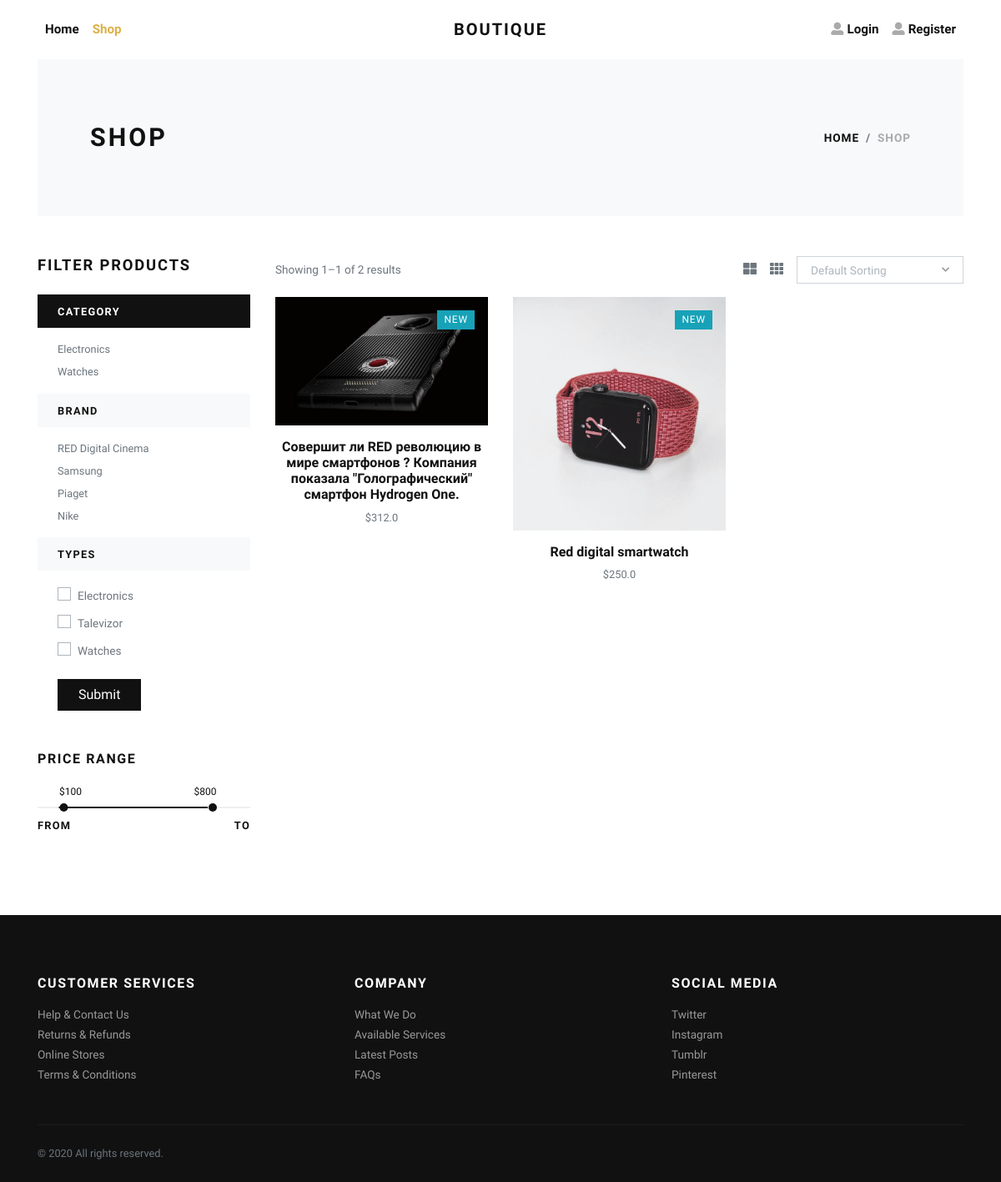
/shop/?type=1, run on an earlier commit of the app's database.
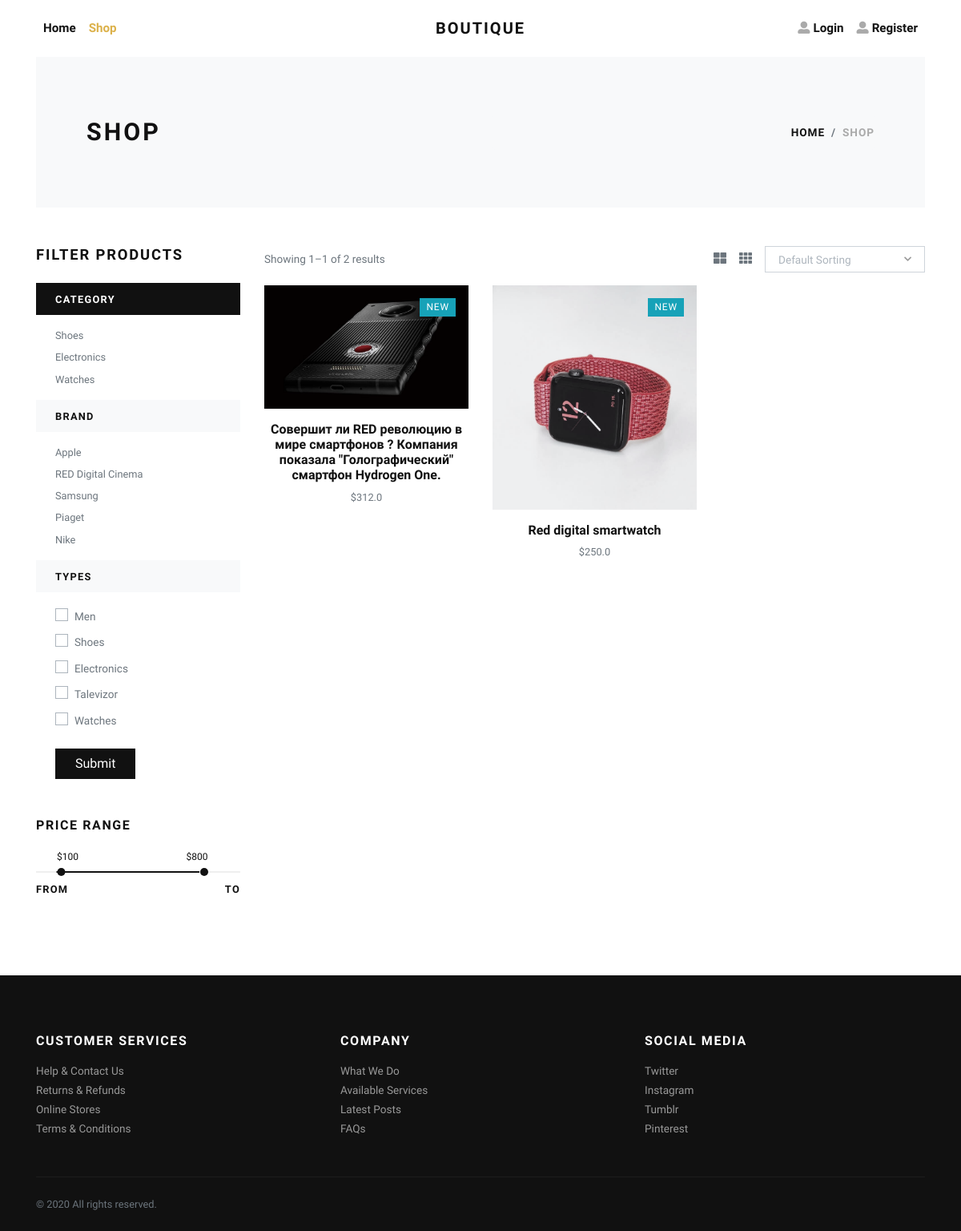
And on a later commit of the database.
### products/models.py (models this page shows, shortened)
class Category(models.Model):
    name = models.CharField(max_length=299)

class Brand(models.Model):
    name = models.CharField(max_length=299)

class Type(models.Model):
    name = models.CharField(max_length=299)

class Product(models.Model):
    PRODUCT_STATUS = (
        (None, 'NONE'),
        ('danger', 'SOLD'),
        ('primary', 'SALE'),
        ('info', 'NEW'),
    )
    name = models.CharField(max_length=200)
    price = models.FloatField()
    image = models.ImageField(upload_to='products')
    about = models.TextField()
    sku = models.IntegerField(default=0)
    brand = models.ForeignKey(Brand, on_delete=models.CASCADE)
    category = models.ForeignKey(Category, on_delete=models.CASCADE)
    type = models.ManyToManyField(Type)
    description = RichTextField()
    status = models.CharField(
        choices=PRODUCT_STATUS,
        default=None, max_length=10,
        null=True, blank=True
    )
    stars = models.IntegerField(
        validators=[
            MinValueValidator(0),
            MaxValueValidator(5)]
    )
    completed = models.BooleanField(default=False)
    @property
    def image_url(self):
        try:
            url = self.image.url
        except Exception as err:
            url = ""
            print(err)
        return url

### products/views.py (the view)
# urls.py: path('shop/', views.Shop.as_view(), name="shop"),
class Shop(ListView, GetFiltering, GetOrder):
    template_name = 'products/shop.html'
    context_object_name = 'products'
    paginate_by = 12
    def get_context_data(self, *, object_list=None, **kwargs):
        context = super(Shop, self).get_context_data()
        context['active'] = 'shop'
        return context
    def get_queryset(self):
        queryset = Product.objects.all()
        if self.request.GET.getlist('type'):
            queryset = Product.objects.filter(
                Q(type__in=self.request.GET.getlist('type'))
            )
        minprice = self.request.GET.get('minprice', False)
        maxprice = self.request.GET.get('maxprice', False)
        sorting = self.request.GET.get('sorting', False)
        queryset = queryset.filter(completed=False)
        if minprice and maxprice:
            queryset = queryset.filter(
                price__range=(minprice[1:], maxprice[1:]))
        if sorting:
            queryset = queryset.order_by(str(sorting))
        else:
            queryset = queryset.order_by('-id')
        return queryset.distinct()

### products/templates/products/shop.html (shortened to what this page needs)
{% extends 'base.html' %}
{% load static %}
{% block content %}
<div class="page-holder">
    {% include 'include/navbar.html' %}
    <div class="container">
        <section class="py-5 bg-light">
            <div class="container">
                <div class="row px-4 px-lg-5 py-lg-4 align-items-center">
                    <div class="col-lg-6">
                        <h1 class="h2 text-uppercase mb-0">Shop</h1>
                    </div>
                    <div class="col-lg-6 text-lg-right">
                        <nav aria-label="breadcrumb">
                            <ol class="breadcrumb justify-content-lg-end mb-0 px-0">
                                <li class="breadcrumb-item"><a href="{% url 'products:home' %}">Home</a></li>
                                <li class="breadcrumb-item active" aria-current="page">Shop</li>
                            </ol>
                        </nav>
                    </div>
                </div>
            </div>
        </section>
        <section class="py-5">
            <div class="container p-0">
                <div class="row">
                    {% include 'include/filter_shop.html' %}
                    <div class="col-lg-9 order-1 order-lg-2 mb-5 mb-lg-0">
                        <div class="row mb-3 align-items-center">
                            <div class="col-lg-6 mb-2 mb-lg-0">
                                <p class="text-small text-muted mb-0">Showing
                                    {{ page_obj.number }}–{{ page_obj.paginator.num_pages }} of {{ products.count }}
                                    results</p>
                            </div>
                            <div class="col-lg-6">
                                <ul class="list-inline d-flex align-items-center justify-content-lg-end mb-0">
                                    <li class="list-inline-item text-muted mr-3"><a class="reset-anchor p-0" href="#"
                                            onclick="createCard2()"><i class="fas fa-th-large"></i></a></li>
                                    <li class="list-inline-item text-muted mr-3"><a class="reset-anchor p-0" href="#"
                                            onclick="createCard3()"><i class="fas fa-th"></i></a></li>
                                    <li class="list-inline-item">
                                    </li>
                                </ul>
                            </div>
                        </div>
                        {% if products %}
                        <div class="row">
                            {% for product in products %}
                            <div class="col-lg-4 col-sm-6" id="product">
                                <div class="product text-center">
                                    <div class="mb-3 position-relative">
                                        {% if product.status %}
                                        <div class="badge text-white badge-{{ product.status }}">
                                            {{ product.get_status_display }}
                                        </div>
                                        {% endif %}
                                        <a class="d-block" href=""><img class="img-fluid w-100"
                                                src="{{ product.image_url }}" alt="..."></a>
                                    </div>
                                    <h6><a class="reset-anchor" href="{% url 'products:detail' product.id %}">{{ product.name }}</a></h6>
                                    <p class="small text-muted">${{ product.price }}</p>
                                </div>
                            </div>
                            {% endfor %}
                        </div>
                        {% else %}
                        <h1>No product :(</h1>
                        <a href="{% url 'products:shop' %}">Go Shop Page</a>
                        {% endif %}
                    </div>
                </div>
            </div>
        </section>
    </div>
    {% include 'include/footer.html' %}
</div>
{% endblock %}

### users/templates/base.html (shortened to what this page needs)
{% load static %}
<!DOCTYPE html>
<html lang="en">
<head>
    <link rel="stylesheet" href="{% static 'vendor/bootstrap/css/bootstrap.min.css' %}">
    <link rel="stylesheet" href="{% static 'vendor/lightbox2/css/lightbox.min.css' %}">
    <link rel="stylesheet" href="{% static 'vendor/nouislider/nouislider.min.css' %}">
    <link rel="stylesheet" href="{% static 'vendor/bootstrap-select/css/bootstrap-select.min.css' %}">
    <link rel="stylesheet" href="{% static 'vendor/owl.carousel2/assets/owl.carousel.min.css' %}">
    <link rel="stylesheet" href="{% static 'vendor/owl.carousel2/assets/owl.theme.default.css' %}">
    <link rel="stylesheet" href="{% static 'css/style.default.css' %}" id="theme-stylesheet">
    <link rel="stylesheet" href="{% static 'css/custom.css' %}">
</head>
<body>
    {% block content %}
    {% endblock %}
    <link rel="stylesheet" href="https://use.fontawesome.com/releases/v5.7.1/css/all.css">
</body>
</html>

### products/templates/include/navbar.html (shortened to what this page needs)
<header class="header bg-white">
    <div class="container px-0 px-lg-3">
        <nav class="navbar navbar-expand-lg navbar-light py-3 px-lg-0"><a class="navbar-brand"
                href="{% url 'products:home' %}"><span
                    class="font-weight-bold text-uppercase text-dark">Boutique</span></a>
            <div class="collapse navbar-collapse" id="navbarSupportedContent">
                <ul class="navbar-nav mr-auto">
                    <li class="nav-item">
                        <a class="nav-link {% if active == 'home' %}active{% endif %}"
                            href="{% url 'products:home' %}">Home</a>
                    </li>
                    <li class="nav-item">
                        <a class="nav-link {% if active == 'shop' %}active{% endif %}"
                            href="{% url 'products:shop' %}">Shop</a>
                    </li>
                </ul>
                <ul class="navbar-nav ml-auto">
                    {% if request.user.is_authenticated %}
                    <li class="nav-item">
                        <a class="nav-link {% if active == 'cart' %}active{% endif %}" href="{% url 'products:cart' %}">
                            <i class="fas fa-dolly-flatbed mr-1 text-gray"></i>
                            Cart<small class="text-gray">({{ view.get_cart_item }})</small>
                        </a>
                    </li>
                    <li class="nav-item">
                        <a class="nav-link" href="">
                            <i class="far fa-heart mr-1"></i>
                            <small class="text-gray">(0)</small>
                        </a>
                    </li>
                    <li class="nav-item">
                        <a class="nav-link" href="{% url 'users:logout' %}"> <i
                                class="fas fa-user-alt mr-1 text-gray"></i>Logout
                        </a>
                    </li>
                    {% else %}
                    <li class="nav-item">
                        <a class="nav-link {% if active == 'login' %}active{% endif %}" href="{% url 'users:login' %}">
                            <i class="fas fa-user-alt mr-1 text-gray"></i>Login
                        </a>
                    </li>
                    <li class="nav-item"><a class="nav-link {% if active == 'register' %}active{% endif %}"
                            href="{% url 'users:register' %}"> <i
                                class="fas fa-user-alt mr-1 text-gray"></i>Register</a>
                    </li>
                    {% endif %}
                </ul>
            </div>
        </nav>
    </div>
</header>

### products/templates/include/filter_shop.html (shortened to what this page needs)
<div class="col-lg-3 order-2 order-lg-1">
    <h5 class="text-uppercase mb-4">Filter Products</h5>
    <div class="py-2 px-4 bg-dark text-white mb-3"><strong
            class="small text-uppercase font-weight-bold">Category</strong></div>
    <ul class="list-unstyled small text-muted pl-lg-4 font-weight-normal">
        {% for category in view.get_category %}
        <li name="category" class="mb-2"><a class="reset-anchor"
                href="/filtering/category/{{ category.name }}">{{ category.name }}</a></li>
        {% endfor %}
    </ul>
    <div class="py-2 px-4 bg-light mb-3">
        <strong class="small text-uppercase font-weight-bold">
            Brand
        </strong>
    </div>
    <ul class="list-unstyled small text-muted pl-lg-4 font-weight-normal">
        {% for brand in view.get_brand %}
        <li class="mb-2"><a class="reset-anchor" href="/filtering/brand/{{ brand.name }}">{{ brand.name }}</a></li>
        {% endfor %}
    </ul>
    <div class="py-2 px-4 bg-light mb-3">
        <strong class="small text-uppercase font-weight-bold">
            Types
        </strong>
    </div>
    <ul class="list-unstyled small text-muted pl-lg-4 font-weight-normal mb-5">
        <form action="" method="get">
            {% for type in view.get_types %}
            <div class="custom-control custom-checkbox mb-1">
                <label class="custom-control-label text-small" for="customCheck{{ type.id }}">{{ type.name }}</label>
            </div>
            {% endfor %}
            <button type="submit" class="btn btn-dark mt-3">Submit</button>
        </form>
    </ul>
    <h6 class="text-uppercase mb-4">Price range</h6>
    <div class="price-range pt-4 mb-5">
        <div id="range"></div>
        <div class="row pt-2">
            <div class="col-6"><strong class="small font-weight-bold text-uppercase">From</strong>
            </div>
            <div class="col-6 text-right"><strong class="small font-weight-bold text-uppercase">To</strong></div>
        </div>
    </div>
</div>

### products/templates/include/footer.html
<footer class="bg-dark text-white">
    <div class="container py-4">
        <div class="row py-5">
            <div class="col-md-4 mb-3 mb-md-0">
                <h6 class="text-uppercase mb-3">Customer services</h6>
                <ul class="list-unstyled mb-0">
                    <li><a class="footer-link" href="#">Help &amp; Contact Us</a></li>
                    <li><a class="footer-link" href="#">Returns &amp; Refunds</a></li>
                    <li><a class="footer-link" href="#">Online Stores</a></li>
                    <li><a class="footer-link" href="#">Terms &amp; Conditions</a></li>
                </ul>
            </div>
            <div class="col-md-4 mb-3 mb-md-0">
                <h6 class="text-uppercase mb-3">Company</h6>
                <ul class="list-unstyled mb-0">
                    <li><a class="footer-link" href="#">What We Do</a></li>
                    <li><a class="footer-link" href="#">Available Services</a></li>
                    <li><a class="footer-link" href="#">Latest Posts</a></li>
                    <li><a class="footer-link" href="#">FAQs</a></li>
                </ul>
            </div>
            <div class="col-md-4">
                <h6 class="text-uppercase mb-3">Social media</h6>
                <ul class="list-unstyled mb-0">
                    <li><a class="footer-link" href="#">Twitter</a></li>
                    <li><a class="footer-link" href="#">Instagram</a></li>
                    <li><a class="footer-link" href="#">Tumblr</a></li>
                    <li><a class="footer-link" href="#">Pinterest</a></li>
                </ul>
            </div>
        </div>
        <div class="border-top pt-4" style="border-color: #1d1d1d !important">
            <div class="row">
                <div class="col-lg-6">
                    <p class="small text-muted mb-0">&copy; 2020 All rights reserved.</p>
                </div>
            </div>
        </div>
    </div>
</footer>

What changed in the data, as far as the page shows it:
added Category: name "Shoes"
added Brand: name "Apple"
added Type: name "Men"
added Type: name "Shoes"
